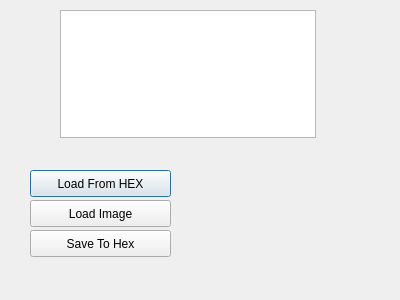
<?xml version="1.0" encoding="UTF-8"?>
<ui version="4.0">
 <class>customizeSplashDialog</class>
 <widget class="QDialog" name="customizeSplashDialog">
  <property name="geometry">
   <rect>
    <x>0</x>
    <y>0</y>
    <width>400</width>
    <height>300</height>
   </rect>
  </property>
  <property name="windowTitle">
   <string>Dialog</string>
  </property>
  <widget class="QGraphicsView" name="graphicsView">
   <property name="geometry">
    <rect>
     <x>60</x>
     <y>10</y>
     <width>256</width>
     <height>128</height>
    </rect>
   </property>
   <property name="minimumSize">
    <size>
     <width>128</width>
     <height>64</height>
    </size>
   </property>
  </widget>
  <widget class="QPushButton" name="pushButton">
   <property name="geometry">
    <rect>
     <x>30</x>
     <y>170</y>
     <width>141</width>
     <height>27</height>
    </rect>
   </property>
   <property name="text">
    <string>Load From HEX</string>
   </property>
  </widget>
  <widget class="QPushButton" name="pushButton_2">
   <property name="geometry">
    <rect>
     <x>30</x>
     <y>200</y>
     <width>141</width>
     <height>27</height>
    </rect>
   </property>
   <property name="text">
    <string>Load Image</string>
   </property>
  </widget>
  <widget class="QPushButton" name="pushButton_3">
   <property name="geometry">
    <rect>
     <x>30</x>
     <y>230</y>
     <width>141</width>
     <height>27</height>
    </rect>
   </property>
   <property name="text">
    <string>Save To Hex</string>
   </property>
  </widget>
 </widget>
 <resources/>
 <connections/>
</ui>
